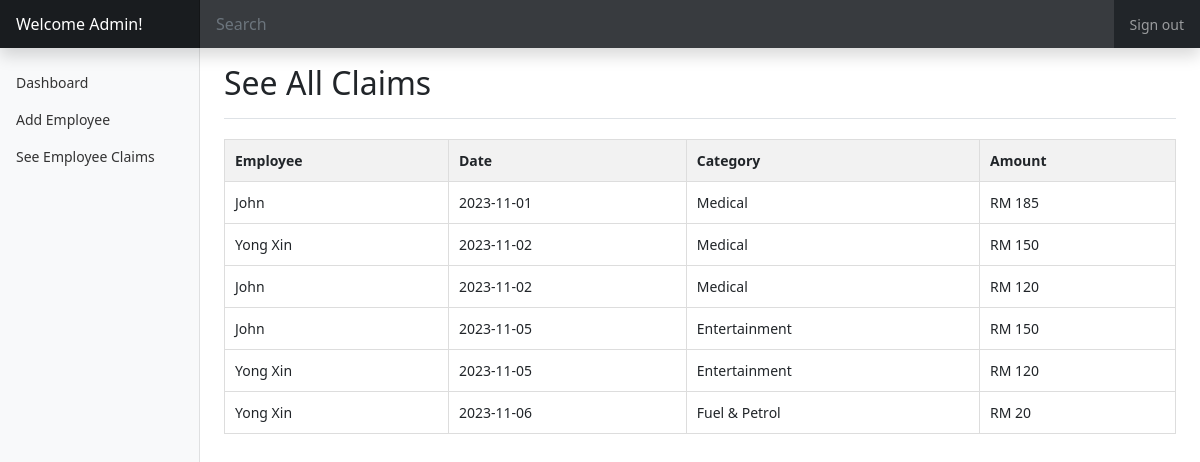
/admin.php?module=See All Claims&page=claims (signed in), run on the app's committed database.
### tables this page shows
CREATE TABLE `chart_data` (
  `id` bigint(20) UNSIGNED NOT NULL,
  `date` date DEFAULT NULL,
  `month` int(11) DEFAULT NULL,
  `email` varchar(255) DEFAULT NULL,
  `category` varchar(255) DEFAULT NULL,
  `amount` float DEFAULT NULL
);

CREATE TABLE `user_details` (
  `first_name` text NOT NULL,
  `last_name` text NOT NULL,
  `email` text NOT NULL,
  `phone_number` int(20) NOT NULL,
  `password` text NOT NULL,
  `department` text NOT NULL
);

### include/mysql.php (called while the page is built, shortened)
<?php
class myConnection
{
    function __construct(){
        $host = "localhost";
        $user = "root";
        $pass = "";
        $db = "lightXpense";
        $conn = $this->mysqli = new mysqli($host,$user,$pass,$db);
    }
    function query($query){
		return $this->mysqli->query($query);
	}
}

### module/See All Claims/claims.php (the view, shortened to what this page needs)
<?php
if(isset($_SESSION['email'])) {
    $db = new myConnection();
    $sql = "SELECT user_details.first_name as firstName, date, category, amount FROM chart_data LEFT JOIN user_details on user_details.email = chart_data.email";
    $result = $db->query($sql);
}
if ($result->num_rows > 0) {
    echo "<table><tr><th>Employee</th><th>Date</th><th>Category</th><th>Amount</th></tr>";
    while ($row = $result->fetch_assoc()) {
        echo "<tr><td>" . $row["firstName"] . "</td><td>" . $row["date"] . "</td><td>" . $row["category"] . "</td><td> RM " . $row["amount"] . "</td></tr>";
    }
    echo "</table>";
} else {
    echo "0 results";
}

### css/dashboard.css (style rules this page uses)
body { font-size: 0.875rem; }

### module/See All Claims/claims.php (style rules this page uses)
table { border-collapse: collapse; width: 100%; margin-top: 20px; }
table, th, td { border: 1px solid #ddd; }
th, td { padding: 10px; text-align: left; }
th { background-color: #f2f2f2; }

### data on the page
chart_data: user_details.first_name "John", date "2023-11-01", category "Medical", amount "185"
chart_data: user_details.first_name "Yong Xin", date "2023-11-02", category "Medical", amount "150"
chart_data: user_details.first_name "John", date "2023-11-02", category "Medical", amount "120"
chart_data: user_details.first_name "John", date "2023-11-05", category "Entertainment", amount "150"
chart_data: user_details.first_name "Yong Xin", date "2023-11-05", category "Entertainment", amount "120"
chart_data: user_details.first_name "Yong Xin", date "2023-11-06", category "Fuel & Petrol", amount "20"

### other printed values
$_GET['module'] "See All Claims"
